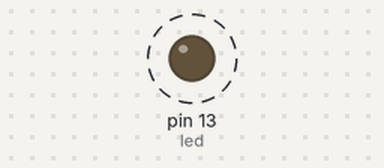
A sketch run on a simulated Arduino Uno, built with avr-gcc and run on an emulated ATmega328P. Shown: output pins drawn as LEDs (lit = HIGH). Dashed ring = blinking.

Above: at 0.03 s.
Timing chart, 0 to 3.0 s (numbered marks = the images above):
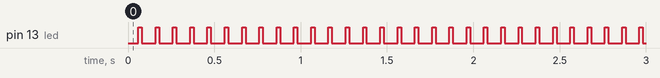

Measured:
- by itself, pin 13 (led): alternates HIGH for 0.02 s and LOW for 0.08 s

The sketch:

intencidad_del_led_con_for_y_arreglo.ino
```cpp
const int led = 13;
int arreglo[5] = {100, 5, 3, 200, 1};

void setup() {
  // put your setup code here, to run once:
  pinMode(led, OUTPUT);
}

void loop() {
  // put your main code here, to run repeatedly:
  for (int x = 0; x < 5; x++)
  {
    analogWrite(led, arreglo[x]);
    delay(20);
  }
}
```
